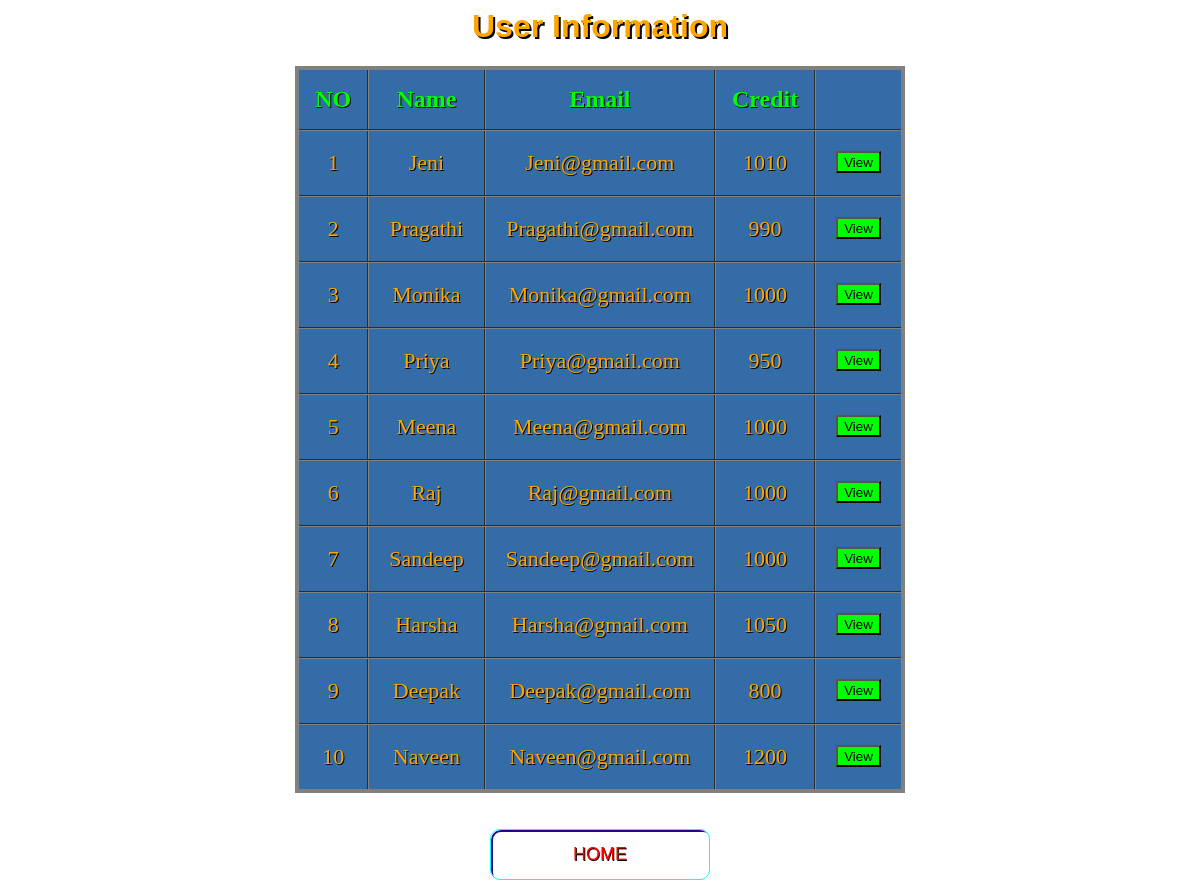
The app's page /getdetail.php with its own data.
### tables this page shows
CREATE TABLE `users` (
  `name` varchar(50) NOT NULL,
  `email` varchar(50) NOT NULL,
  `amount` double DEFAULT NULL
);

### getdetail.php (the view, shortened to what this page needs)
<?php
$con=mysqli_connect('localhost','root','','bankingsystem');
$q="select * from users ";
$result=mysqli_query($con,$q);
?>
<html>
<head>
   <link rel="stylesheet" href="button.css">
</head>
<body>
	<h1 style="color:Orange;text-shadow: 2px 2px black;">User Information</h1>
    <table class="flat-table-1">
		<thead>
			<th>NO</th>
			<th>Name</th>
			<th>Email</th>
			<th>Credit</th>
			<th></th>
		</thead>
		<tbody>
		<tr>
			<?php
				$row=mysqli_fetch_array($result);
			?>
			<td> 1</td>
			<td><?php echo  $row["name"]; ?></td>
			<td><?php echo  $row["email"]; ?></td>
			<td><?php echo  $row["amount"]; ?></td>
			<td>
				<form action="user.php" method="post"  class="view">
					<button class="button1" type="submit" name="name" value="Jeni">View</button>
				</form>
			</td>
		</tr>
		<tr>
			<?php
				$row=mysqli_fetch_array($result);
			?>
			<td> 2</td>
			<td><?php echo  $row["name"]; ?></td>
			<td><?php echo  $row["email"]; ?></td>
			<td><?php echo  $row["amount"]; ?></td>
			<td>
				<form action="user.php" method="post" class="view">
					<button class="button1" type="submit" name="name" value="Pragathi">View</button>
				</form>
			</td>
		</tr>
        <tr>
			<?php
				$row=mysqli_fetch_array($result);
			?>
			<td> 3</td>
			<td><?php echo  $row["name"]; ?></td>
			<td><?php echo  $row["email"]; ?></td>
			<td><?php echo  $row["amount"]; ?></td>
			<td>
				<form action="user.php" method="post" class="view">
					<button class="button1" type="submit" name="name" value="Monika">View</button>
				</form>
			</td>
		</tr>
        <tr>
			<?php
				$row=mysqli_fetch_array($result);
			?>
			<td> 4</td>
			<td><?php echo  $row["name"]; ?></td>
			<td><?php echo  $row["email"]; ?></td>
			<td><?php echo  $row["amount"]; ?></td>
			<td>
				<form action="user.php" method="post" class="view">
					<button class="button1" type="submit" name="name" value="Priya">View</button>
				</form>
			</td>
        </tr>
        <tr>
			<?php
				$row=mysqli_fetch_array($result);
			?>
			<td> 5</td>
			<td><?php echo  $row["name"]; ?></td>
			<td><?php echo  $row["email"]; ?></td>
			<td><?php echo  $row["amount"]; ?></td>
			<td>
				<form action="user.php" method="post" class="view">
					<button class="button1" type="submit" name="name" value="Meena">View</button>
				</form>
			</td>
		</tr>
        <tr>
			<?php
				$row=mysqli_fetch_array($result);
			?>
			<td> 6</td>
			<td><?php echo  $row["name"]; ?></td>
			<td><?php echo  $row["email"]; ?></td>
			<td><?php echo  $row["amount"]; ?></td>
			<td>
				<form action="user.php" method="post" class="view">
					<button class="button1" type="submit" name="name" value="Raj">View</button>
				</form>
			</td>
        </tr>
        <tr>
			<?php
				$row=mysqli_fetch_array($result);
			?>
			<td> 7</td>
			<td><?php echo  $row["name"]; ?></td>
			<td><?php echo  $row["email"]; ?></td>
			<td><?php echo  $row["amount"]; ?></td>
			<td>
				<form action="user.php" method="post" class="view">
					<button class="button1"type="submit" name="name" value="Sandeep">View</button>
				</form>
			</td>
		</tr>
        <tr>
			<?php
				$row=mysqli_fetch_array($result);
			?>
			<td> 8</td>
			<td><?php echo  $row["name"]; ?></td>
			<td><?php echo  $row["email"]; ?></td>
			<td><?php echo  $row["amount"]; ?></td>
			<td>
				<form action="user.php" method="post" class="view">
					<button class="button1"type="submit" name="name" value="Harsha">View</button>
				</form>
			</td>
		</tr>
        <tr>
			<?php
				$row=mysqli_fetch_array($result);
			?>
			<td> 9</td>
			<td><?php echo  $row["name"]; ?></td>
			<td><?php echo  $row["email"]; ?></td>
			<td><?php echo  $row["amount"]; ?></td>
			<td>
				<form action="user.php" method="post" class="view">
					<button class="button1"type="submit" name="name" value="Deepak">View</button>
				</form>
			</td>
        </tr>
        <tr>
			<?php
				$row=mysqli_fetch_array($result);
			?>
			<td> 10</td>
			<td><?php echo  $row["name"]; ?></td>
			<td><?php echo  $row["email"]; ?></td>
			<td><?php echo  $row["amount"]; ?></td>
			<td>
				<form action="user.php" method="post" class="view">
					<button class="button1"type="submit" name="name" value="Naveen">View</button>
				</form>
			</td>
		</tr>
		</tbody>
	</table><br><br>
<div class="buttons">
	<a href="index.php">
    <button class="glow-on-hover">HOME</button>
	</a>
</div>
</body>
</html>

### button.css (style rules this page uses)
.glow-on-hover { width: 220px; height: 51px; outline: none; color: red; font-size:18px; background:transparent; text-shadow: 0.7px 0.7px black; overflow: hidden; cursor: pointer; position: relative; z-index: 0; border-radius: 10px; border: 1px solid #00FFFF; }
.glow-on-hover:before { content: ''; background: linear-gradient(45deg, #ff0000, #ff7300, #fffb00, #48ff00, #00ffd5, #002bff, #7a00ff, #ff00c8, #ff0000); position: absolute; top: -2px; left:-2px; background-size: 400%; z-index: -1; filter: blur(5px); width: calc(100% + 4px); height: calc(100% + 4px); animation: glowing 20s linear infinite; opacity: 0; transition: opacity .3s ease-in-out; border-radius: 10px; }
.glow-on-hover:after { z-index: -1; content: ''; position: absolute; width: 100%; height: 100%; left: 0; top: 0; border-radius: 10px; border: 2px solid #28048a; background:transparent; }

### getdetail.php (style rules this page uses)
body { text-align:center; }
.flat-table-1 { background: #336ca6; }
h1 { font-family: Arial, Times, serif; }
table { text-align:center; margin-left: auto; margin-right: auto; border:4px solid gray; border-collapse:collapse; }
th { color:lime; font-size:24px; padding:16px; }
td { text-align:center; font-size:22px; color: orange; padding: 0px 20px 0px 20px; }
tr { transition: background 0.3s, box-shadow 0.3s; }
th,td { border-collapse:collapse; border:2px groove gray; text-shadow: 1px 1px black; }
.button1 { background-color:lime; text-align:center; padding-top:2px; }
.view { top:50%; padding-top:20px; text-align:center; }
body { background-image:url("images/13.jpg"); background-color: ; background-position: center; background-repeat: no-repeat; background-size: cover; }

### records on screen
users: name "Jeni", email "Jeni@gmail.com", amount "1010"
users: name "Pragathi", email "Pragathi@gmail.com", amount "990"
users: name "Monika", email "Monika@gmail.com", amount "1000"
users: name "Priya", email "Priya@gmail.com", amount "950"
users: name "Meena", email "Meena@gmail.com", amount "1000"
users: name "Raj", email "Raj@gmail.com", amount "1000"
users: name "Sandeep", email "Sandeep@gmail.com", amount "1000"
users: name "Harsha", email "Harsha@gmail.com", amount "1050"
users: name "Deepak", email "Deepak@gmail.com", amount "800"
users: name "Naveen", email "Naveen@gmail.com", amount "1200"
